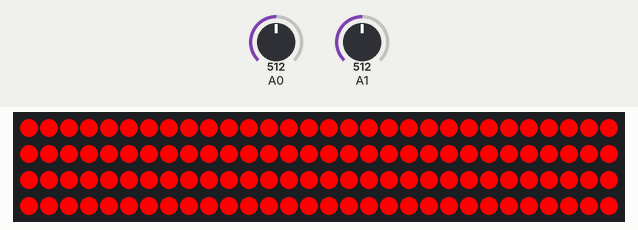
This sketch was run on a simulated ATtiny85, built for the host (arithmetic inside an expression is 32-bit, double 64-bit). On the bench: 120 RGB LEDs in strip order, left to right, continuing on the next row. The inputs (shaded band) are chosen by the test bench; at power-on: A0 = 512, A1 = 512. An integer division by zero does not stop the program and gives all ones (-1).

Above: at 0.1 s.

The sketch:

aud_vis.ino
```cpp
/*
Arduino Audio Visualizer (using the SparkFun Spectrum Shield)
Aaron Christensen 2015
Acknowledgement to Ben Moyes for Spectrum Shield strobing code
*/

/*
***LIBRARIES***
*/
#include <Streaming.h> // Provides simple functions for printing to serial monitor
#include <Adafruit_DotStar.h>
// Because conditional #includes don't work w/Arduino sketches:
#include <SPI.h>         // COMMENT OUT THIS LINE FOR GEMMA OR TRINKET
//#include <avr/power.h> // ENABLE THIS LINE FOR GEMMA OR TRINKET

/*
***HARDWARE-SPECIFIC VARIABLES***
*/
#define NUMPIXELS 120 // Number of LEDs in strip
/* Here's how to control the LEDs from any two pins:
Hardware SPI is a little faster, but must be wired to specific pins
(Arduino Uno = pin 11 for data, 13 for clock, other boards are different).
*/
#define DATAPIN    11
#define CLOCKPIN   13
Adafruit_DotStar strip = Adafruit_DotStar(NUMPIXELS);//, DATAPIN, CLOCKPIN);
const int spectrumReset = 5; // Fixed for the Sparkfun Spectrum Shield
const int spectrumStrobe = 4; // Fixed for the Sparkfun Spectrum Shield

/*
***SOFTWARE VARIABLES***
*/
// SPECTRUM SHIELD
int spectrumAnalog = 0; // 0 for left channel, 1 for right.

// TIME
unsigned long currentMicros = 0;
unsigned long lastRead = 0; // Last time spectrum was read; long because will be operated with currentMicros
// add a variable that allows for direct/simple manipulation of reads/second

// DATA STORAGE
byte band;
uint8_t volume[7] = { 0, 0, 0, 0, 0, 0, 0 };
// ^^^ make this 7x2?

// AUDIO
const uint8_t volumeMax = 0; // One bit: 1024 from each band (* 7) scaled down (/ (4 * 7))
uint8_t volumeTotal = 0; // Will hold sum of volumes from each band (sum of volume array)

// DISPLAY
byte mode = 0;
uint8_t displayLengthMax = 0;
uint8_t displayLength = 0; // Calculated display length
uint32_t displayColor = 0xFF0000; // Start red
uint8_t displayRed = 255; // Start red
uint8_t displayGreen = 0;
uint8_t displayBlue = 0;

// Code ran initially and once when the Arduino is started
void setup() {
  #if defined(__AVR_ATtiny85__) && (F_CPU == 16000000L)
  //clock_prescale_set(clock_div_1); // Enable 16 MHz on Trinket
#endif
  strip.begin(); // Initialize pins for output
  strip.show();  // Turn all LEDs off
  pinMode(spectrumReset, OUTPUT); // Init shield pins
  pinMode(spectrumStrobe, OUTPUT);
  reset(); // Init spectrum analyzer

  // SERIAL MONITOR
  //startMonitor(); // Begin printing to serial monitor for debugging
}

// Code ran in a loop after setup
void loop() {
  currentMicros = micros(); // Start micros clock, overflows and resets to 0 every 70 minutes (fails after 70 minutes? --> no)
  if (currentMicros - lastRead >= 75000){ // Read 1000000/n times/second
    readAudio();
    updateLeds();
  }
}

// Reads audio via Spectrum Shield, stores in array
void readAudio(){
  reset();
  for(band = 0; band < 7; band++){
    volume[band] = (((analogRead(0) + analogRead(1) ) / 2)/28); // Read each channel and average
    // Analog reads in voltage 0-5V or 0-1023, so divide by 4*7 to scale to 1/7 of a byte
    if (volume[band] < 20){ // (Try to) filter out noise
      volume[band] = 0;
    }
    cycle();

    // MONITOR
    //printBand(band);
  }
  lastRead = currentMicros;
  //Serial.println();
}

void updateLeds(){
  strip.clear();
  if (mode == 0){
      displayLengthMax = NUMPIXELS / 2; // Displaying from midpoint outward
      // Shift color on bass hits
      if (volume[2] > 150){
        /*
        if ((displayColor >>= 8) == 0){ // Next color (R->G->B) ... past blue now?
              displayColor = 0xFF0000; // Yes, reset to red
          }
        */
        if (displayRed == 255){
          displayRed = 0;
          displayGreen = 255;
        }
        else if (displayGreen == 255){
          displayGreen = 0;
          displayBlue = 255;
        }
        else if (displayBlue == 255){
          displayBlue = 0;
          displayRed = 255;
        }
      }

      // Sum the volumes
      volumeTotal = 0;
      for (band = 0; band < 7; band++){
          volumeTotal += volume[band];
      }
      displayLength = (displayLengthMax * volumeTotal) / volumeMax; // Calculate how much to display based on volume
      for (int i = 61; i < NUMPIXELS; i++){ // Update second half of strip
          if (i < (displayLength + 60)){
              strip.setPixelColor(i, displayRed, displayGreen, displayBlue);
          }
          else{
              strip.setPixelColor(i, 10, 10, 10);
          }
      }
      for (int i = 60; i > -1; i--){ // Update first half of strip
          if (i > (60 - displayLength)){
              strip.setPixelColor(i, displayRed, displayGreen, displayBlue);
          }
          else{
              strip.setPixelColor(i, 10, 10, 10);
          }
      }
  }
  strip.show(); // Display
}

// Cycle analyzer to read the next highest band
void cycle(){
  digitalWrite(spectrumStrobe, HIGH);
  digitalWrite(spectrumStrobe, LOW);
}

void startMonitor(){
  Serial.begin(115200);
}

// Prints "volume[band],"
void printBand(int band){
  Serial.print(volume[band]);
  Serial.print(",");
}

// Run to have Spectrum Shield to read lowest frequency after
void reset(){
  digitalWrite(spectrumStrobe, LOW);
  //delay(1);
  digitalWrite(spectrumReset, HIGH);
  //delay(1);
  digitalWrite(spectrumStrobe, HIGH);
  //delay(1);
  digitalWrite(spectrumStrobe, LOW);
  //delay(1);
  digitalWrite(spectrumReset, LOW);
  //delay(5);
  // Reading the analyzer now will read the lowest frequency.
}
```
